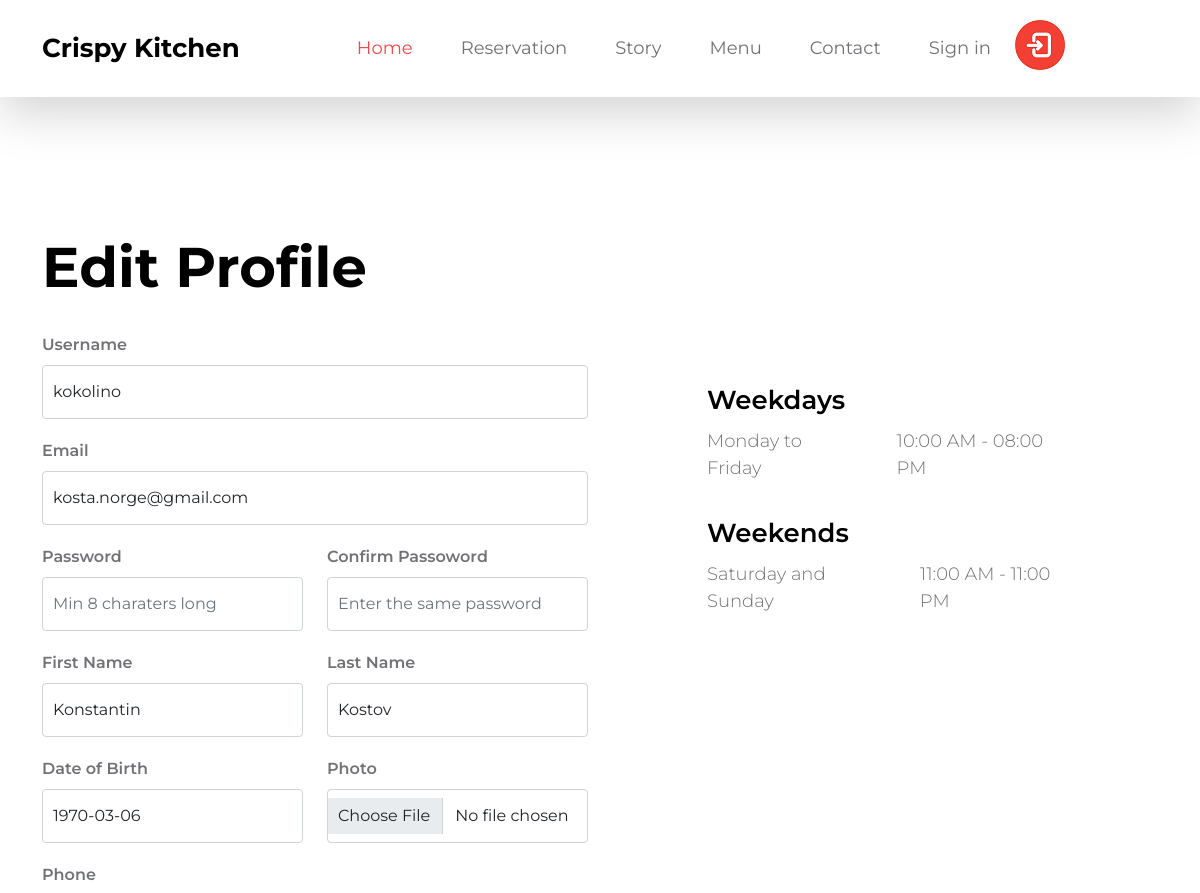
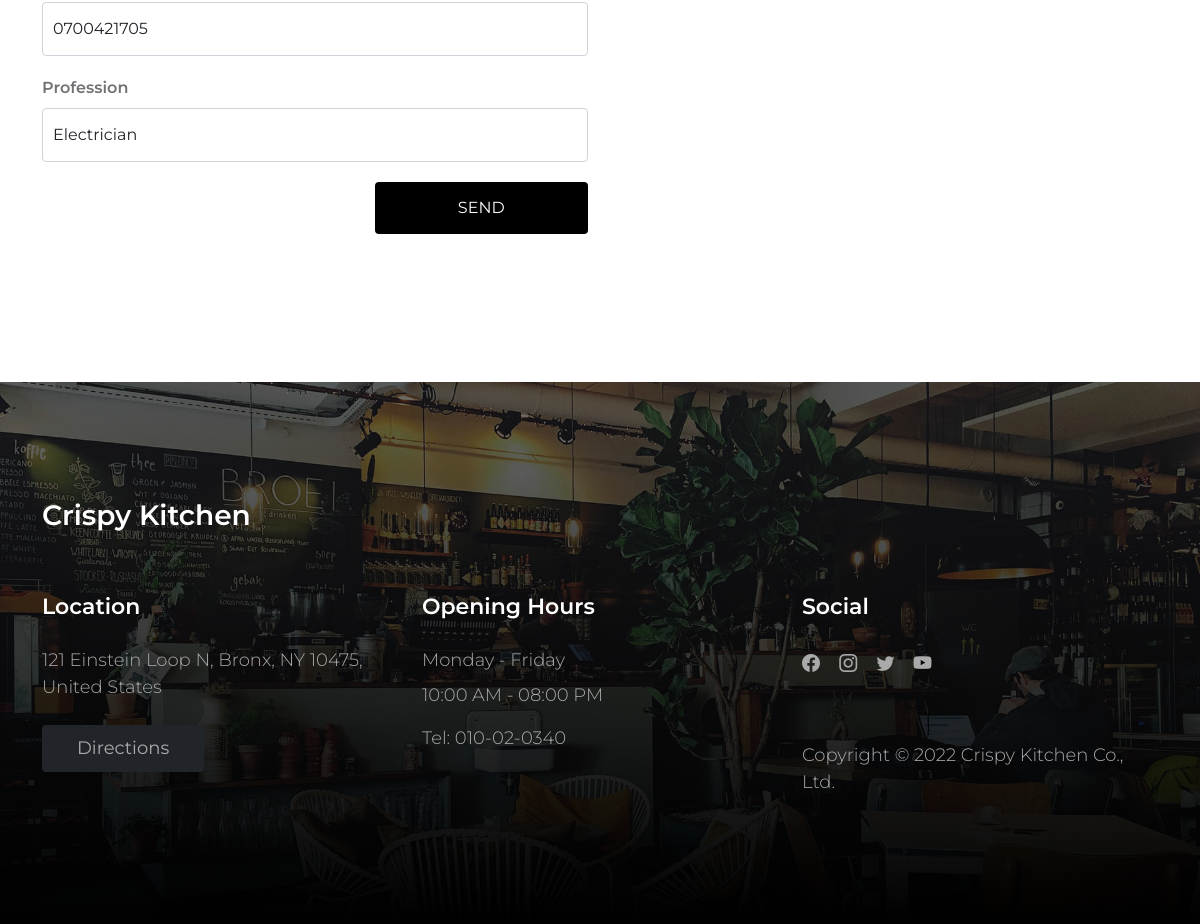
/accounts/profile/1/edit/, run on the app's committed database (2 pictures, top to bottom).
### Blog/accounts/models.py (models this page shows, shortened)
class UserProfile(auth_models.AbstractUser):
    pass
    username = models.CharField(
        max_length=20,
        unique=True
    )
    first_name = models.CharField(
        max_length=50,
    )
    last_name = models.CharField(
        max_length=50,
    )
    date_of_birth = models.DateField(
        null=True,
        blank=True,
    )
    email = models.EmailField(
        max_length=50,
        unique=True
    )
    phone = models.CharField(
        max_length=20,
    )
    profession = models.CharField(
        max_length=30,
    )
    photo = CloudinaryField('image')

### Blog/accounts/views.py (the view, shortened to what this page needs)
# urls.py: path('edit/', ProfileEditView.as_view(), name='profile edit'),
class ProfileEditView(views.UpdateView):
    model = UserModel
    form_class = ProfileEditForm
    template_name = 'user_edit_profile.html'

### Blog/accounts/templates/user_edit_profile.html (shortened to what this page needs)
{% extends 'base.html' %}
{% load static %}
{% block content %}
    <main>
        <section class="contact section-padding">
            <div class="container">
                <div class="row">
                    <div class="col-12">
                        <h2 class="mb-4">Edit Profile</h2>
                    </div>
                    <div class="col-lg-6 col-12">
                        <form class="custom-form contact-form row" action="{% url 'profile edit' pk=request.user.pk%}" method="post"
                              enctype="multipart/form-data">
                            <div class="col-12">
                                <label for="contact-email" class="form-label">Username</label>
                                {{ form.username }}
                            </div>
                            <div class="col-12">
                                <label for="contact-email" class="form-label">Email</label>
                                {{ form.email }}
                            </div>
                            <div class="col-lg-6 col-6">
                                <label for="contact-email" class="form-label">Password</label>
                                {{ form.password1 }}
                            </div>
                            <div class="col-lg-6 col-6">
                                <label for="contact-email" class="form-label">Confirm Passoword</label>
                                {{ form.password2 }}
                            </div>
                            <div class="col-lg-6 col-6">
                                <label for="contact-email" class="form-label">First Name</label>
                                {{ form.first_name }}
                            </div>
                            <div class="col-lg-6 col-6">
                                <label for="contact-email" class="form-label">Last Name</label>
                                {{ form.last_name }}
                            </div>
                            <div class="col-lg-6 col-6">
                                <label for="contact-email" class="form-label">Date of Birth</label>
                                {{ form.date_of_birth }}
                            </div>
                            <div class="col-lg-6 col-6">
                                <label for="contact-email" class="form-label">Photo</label>
                                {{ form.photo }}
                            </div>
                            <div class="col-12">
                                <label for="contact-email" class="form-label">Phone</label>
                                {{ form.phone }}
                            </div>
                            <div class="col-12">
                                <label for="contact-email" class="form-label">Profession</label>
                                {{ form.profession }}
                            </div>
                            <div class="col-lg-5 col-12 ms-auto">
                                <button type="submit" class="form-control">Send</button>
                            </div>
                        </form>
                    </div>
                    <div class="col-lg-4 col-12 mx-auto mt-lg-5 mt-4">
                        <h5>Weekdays</h5>
                        <div class="d-flex mb-lg-3">
                            <p>Monday to Friday</p>
                            <p class="ms-5">10:00 AM - 08:00 PM</p>
                        </div>
                        <h5>Weekends</h5>
                        <div class="d-flex">
                            <p>Saturday and Sunday</p>
                            <p class="ms-5">11:00 AM - 11:00 PM</p>
                        </div>
                    </div>
                </div>
            </div>
        </section>
    </main>
{% endblock %}

### static/css/tooplate-crispy-kitchen.css (style rules this page uses)
:root { --white-color: #FFFFFF; --primary-color: #f44749; --secondary-color: #f3af24; --section-bg-color: #F9F9F9; --dark-color: #000000; --title-color: #565758; --news-title-color: #292828; --p-color: #717275; --border-color: #eaeaea; --border-radius-default: .25rem; --body-font-family: 'Montserrat', sans-serif; --h1-font-size: 76px; --h2-font-size: 56px; --h3-font-size: 42px; --h4-font-size: 28px; --h5-font-size: 26px; --h6-font-size: 22px; --p-font-size: 18px; --menu-font-size: 18px; --category-font-size: 14px; --font-weight-light: 300; --font-weight-normal: 400; --font-weight-semibold: 600; --font-weight-bold: 700; }
body { background: var(--white-color); font-family: var(--body-font-family); position: relative; }
h2, h3, h4, h5, h6 { color: var(--dark-color); line-height: inherit; }
h1, h2, h3, h4, h5, h6 { font-weight: var(--font-weight-semibold); }
h1, h2 { font-weight: var(--font-weight-bold); }
h2 { font-size: var(--h2-font-size); }
h5 { font-size: var(--h5-font-size); }
p, .list .list-item { color: var(--p-color); font-size: var(--p-font-size); font-weight: var(--font-weight-light); }
a, button { touch-action: manipulation; transition: all 0.3s; }
.form-label { color: var(--p-color); font-weight: var(--font-weight-semibold); }
.section-padding { padding-top: 8rem; padding-bottom: 8rem; }
.custom-form .form-control { margin-bottom: 20px; padding: 14px 10px; transition: all 0.3s; }
.custom-form button[type="submit"] { background: var(--dark-color); border: 0; color: var(--white-color); text-transform: uppercase; }

### data on the page
UserProfile: username "kokolino", email "kosta.norge@gmail.com", first_name "Konstantin", last_name "Kostov", date_of_birth "1970-03-06", phone "0700421705", profession "Electrician"
